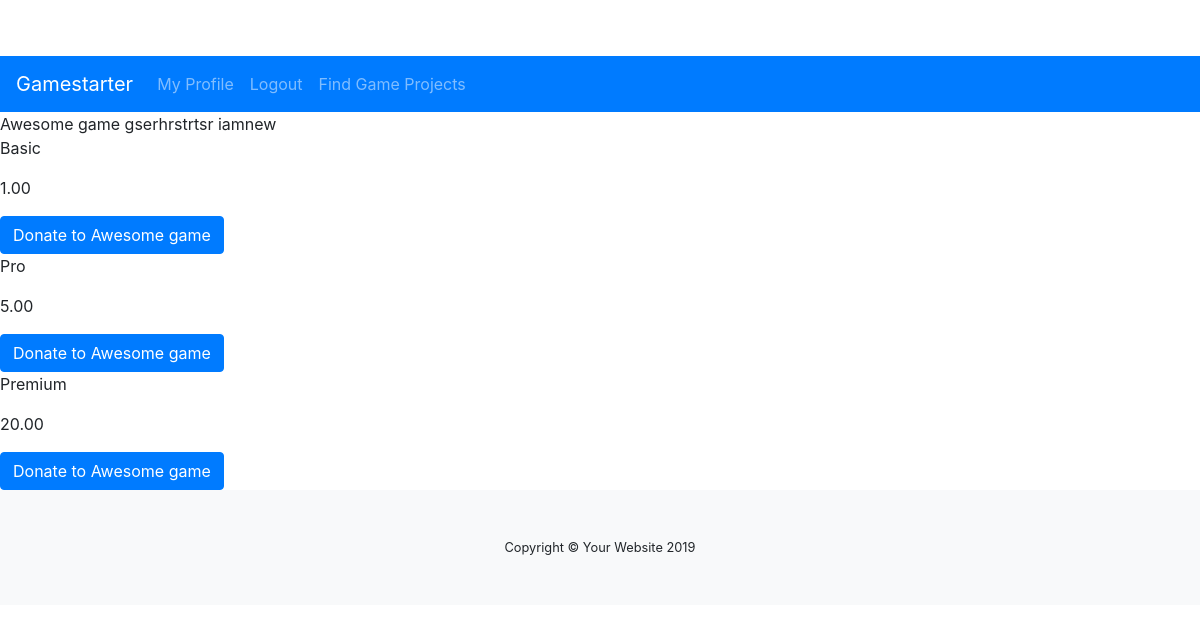
The app's page /gameproject/project_detail/2/ (signed in) with its own data.
### gameproject/models.py (models this page shows, shortened)
class GameProject(models.Model):
    title = models.CharField(max_length=50)
    description = models.TextField()
    owner = models.ForeignKey(Profile, null=True, blank=True, on_delete=models.SET_NULL)
    created_at = models.DateTimeField(blank=False, null=False, default=timezone.now)

### profiles/models.py (models this page shows)
class Profile(models.Model):
    user = models.OneToOneField(User, on_delete=models.CASCADE)
    is_creator = models.BooleanField(default=False, null=True, blank=True)
    def __str__(self):
        return self.user.username

### subscription/models.py (models this page shows, shortened)
class Donation(models.Model):
    title = models.CharField(max_length=50)
    description = models.TextField()
    amount = models.DecimalField(max_digits=6, decimal_places=2)
    game_project = models.ForeignKey(GameProject, null=True, blank=True, on_delete=models.CASCADE)

### gameproject/views.py (the view)
# urls.py: path('project_detail/<project_id>/', views.project_detail, name='project_detail'),
@login_required
def project_detail(request, project_id):
    game_project = get_object_or_404(GameProject, pk=project_id)
    donation_options = Donation.objects.all()
    profile = get_object_or_404(Profile, user=request.user)
    template = 'gameproject/project_detail.html'
    context = {
        'game_project': game_project,
        'donation_options': donation_options,
        'profile': profile,
    }
    return render(request, template, context)

### gameproject/templates/gameproject/project_detail.html (shortened to what this page needs)
{% extends "base.html" %}
{% load static %}
{% block content %}
<div>
{{ game_project.title }}
{{ game_project.description }}
{{ game_project.owner }}
</div>
<div>
{% for option in donation_options %}
<p>{{ option.title }}</p>
<p>{{ option.amount }}</p>
<form action="{% url 'donate' %}" method="GET">
  <button type="submit" class="btn btn-primary">Donate to {{ game_project.title }}</button>
</form>
{% endfor %}
</div>
{% endblock %}

### static/css/base.css (style rules this page uses)
body { padding-top: 56px; }

### records on screen
GameProject: title "Awesome game", description "gserhrstrtsr", owner "iamnew"
Donation: title "Basic", amount "1.00"
Donation: title "Pro", amount "5.00"
Donation: title "Premium", amount "20.00"
